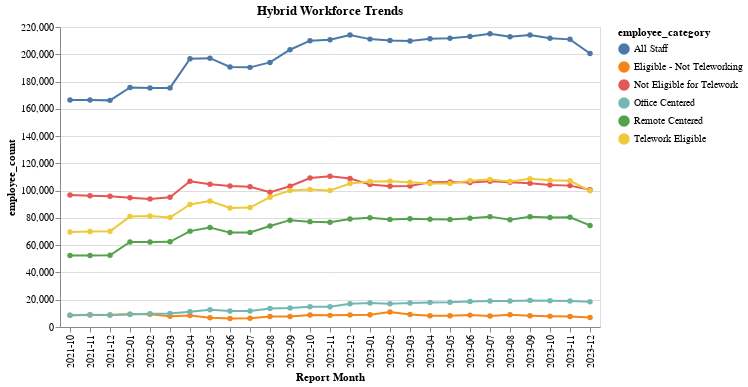

Write notebook code for a chart like this one.
### Code cell
make_line(melt_hybrid_tr, 
          x_col="Report Month", 
          y_col="employee_count", 
          color="employee_category",
          title="Hybrid Workforce Trends"
         )

### Figure 1 — Vega-Lite specification as saved in the notebook (floating-point values rounded to 4 significant figures; data arrays with more than 128 entries replaced by an {"elided": "..."} marker saying what was removed)
{"config": {"view": {"continuousWidth": 300, "continuousHeight": 300}}, "data": {"name": "data-6e858cb9d473e946936ead76367b84c4"}, "mark": {"type": "line", "point": true}, "encoding": {"color": {"field": "employee_category", "type": "nominal"}, "tooltip": [{"field": "Report Month", "type": "nominal"}, {"field": "employee_count", "type": "quantitative"}, {"field": "employee_category", "type": "nominal"}], "x": {"field": "Report Month", "type": "nominal"}, "y": {"field": "employee_count", "type": "quantitative"}}, "title": "Hybrid Workforce Trends", "$schema": "https://vega.github.io/schema/vega-lite/v5.15.1.json", "datasets": {"data-6e858cb9d473e946936ead76367b84c4": {"elided": "162 records"}}}
